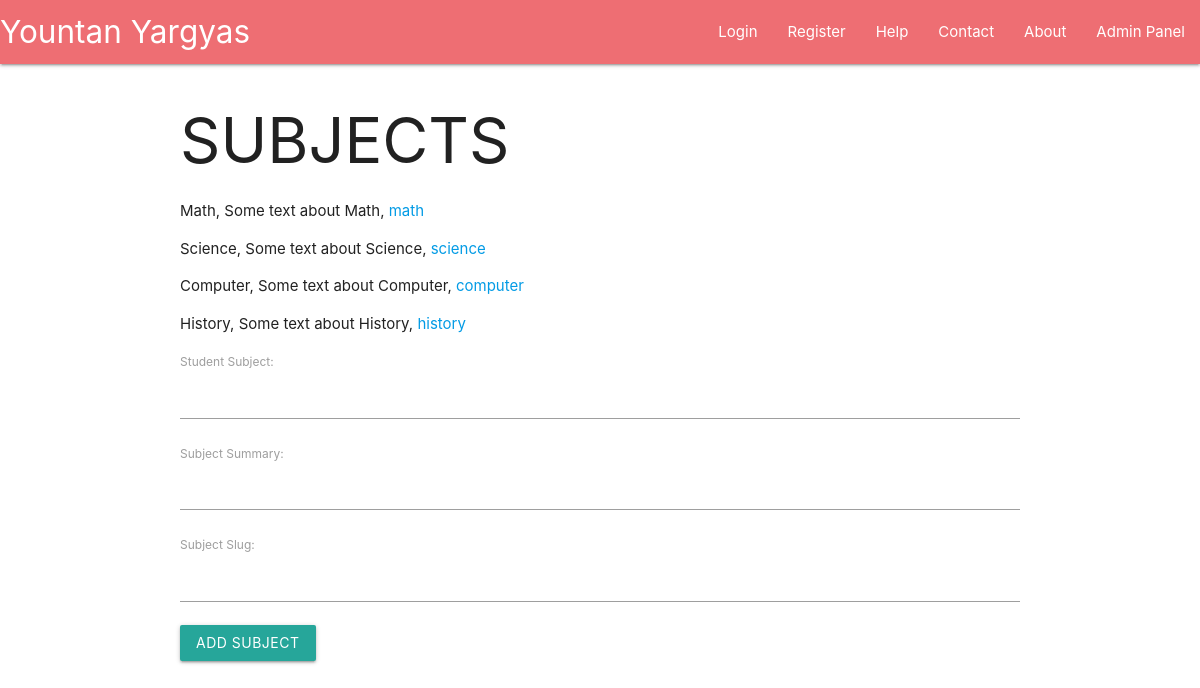
Page /classes/class-one on the committed database.
### main/models.py (models this page shows, shortened)
class StudentSubject(models.Model):
    student_subject = models.CharField(max_length=100)
    subject_summary = models.CharField(max_length=500)
    subject_slug = models.CharField(max_length=100)
    student_class = models.ForeignKey(StudentClass, default=1, verbose_name="Class", on_delete=models.SET_DEFAULT)
    class Meta:
        verbose_name_plural = "Subjects"

### main/views.py (the view, shortened to what this page needs)
# urls.py: path("classes/<slug:class_slug>", views.student_class, name="student_class"),
def student_class(request, class_slug):
    class_slugs = [c.class_slug for c in StudentClass.objects.all()]
    if class_slug in class_slugs:
        matching_subjects = StudentSubject.objects.filter(student_class__class_slug=class_slug)
        form = AddSubject(initial={"student_class": StudentClass.objects.filter(class_slug=class_slug)[0]})
        return render(
            request=request,
            template_name="main/subjects.html",
            context={"student_subjects": matching_subjects, "class_slug": class_slug, "form": form}
            )
    else:
        return HttpResponse(f"{class_slug} class is not present!")

### main/forms.py
class AddSubject(forms.ModelForm):
    class Meta:
        model = StudentSubject
        fields = ["student_subject", "subject_summary", "subject_slug", "student_class"]
        labels = {"student_subject": "Student Subject", "subject_summary": "Subject Summary", "subject_slug": "Subject Slug", "student_class": "Student Class (FK)"}
        widgets = {"student_class": forms.HiddenInput()}

### main/templates/main/subjects.html (shortened to what this page needs)
{% extends "Main/header.html" %}
{% block content %}
    <h1>SUBJECTS</h1>
    {% for subject in student_subjects %}
        <p>{{ subject.student_subject }}, {{ subject.subject_summary }}, <a href="/classes/{{ class_slug }}/{{ subject.subject_slug }}">{{ subject.subject_slug }}</a></p>
    {% endfor %}
    <form method="POST">
        {{ form.as_p }}
        <button type="submit" class="btn">Add Subject</button>
    </form>
{% endblock %}

### rows in the picture
StudentSubject: student_subject "Math", subject_summary "Some text about Math", subject_slug "math"
StudentSubject: student_subject "Science", subject_summary "Some text about Science", subject_slug "science"
StudentSubject: student_subject "Computer", subject_summary "Some text about Computer", subject_slug "computer"
StudentSubject: student_subject "History", subject_summary "Some text about History", subject_slug "history"
